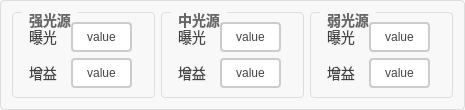
      <widget class="QGroupBox" name="groupBox_7">
       <property name="styleSheet">
        <string notr="true">QGroupBox {
    border: 1px solid #DDD;
    border-radius: 4px;
    font: bold 14px;
    color: #666;
    background-color: #F8F8F8;
}

QGroupBox::title {
    subcontrol-origin: margin;
    subcontrol-position: top left;
    left: 10px;
    padding: 0 5px;
}</string>
       </property>
       <property name="title">
        <string/>
       </property>
       <layout class="QHBoxLayout" name="horizontalLayout_8">
        <item>
         <widget class="QGroupBox" name="groupBox_4">
          <property name="styleSheet">
           <string notr="true">QGroupBox {
    border: 1px solid #DDD;
    border-radius: 4px;
    font: bold 14px;
    color: #666;
    background-color: #F8F8F8;
}

QGroupBox::title {
    subcontrol-origin: margin;
    subcontrol-position: top left;
    left: 10px;
    padding: 0 5px;
}</string>
          </property>
          <property name="title">
           <string>强光源</string>
          </property>
          <layout class="QVBoxLayout" name="verticalLayout">
           <item>
            <layout class="QHBoxLayout" name="horizontalLayout_2">
             <item>
              <widget class="QLabel" name="label">
               <property name="styleSheet">
                <string notr="true">/* 基础标签样式 */
QLabel {
    color: #444444;          /* 主文字色 */
    font-size: 14px;         /* 标准字号 */
    background: transparent; /* 透明背景 */
    padding: 2px 4px;        /* 基础内边距 */
}

/* 标题样式 */
QLabel.title {
    font-size: 16px;
    font-weight: 600;
    color: #333333;
    border-bottom: 1px solid #DDDDDD; /* 下划线装饰 */
    padding-bottom: 4px;
}

/* 副标题/次要文本 */
QLabel.subtitle {
    color: #666666;
    font-size: 13px;
    font-style: italic;
}

/* 强调文本 */
QLabel.emphasis {
    color: #333333;
    font-weight: 500;
    background-color: #F5F5F5;
    border-radius: 3px;
    padding: 4px 8px;
}

/* 状态标签（成功/警告/错误） */
QLabel[state=&quot;success&quot;] {
    color: #228B22;          /* 森林绿 */
    border-left: 3px solid #228B22;
    padding-left: 8px;
}

QLabel[state=&quot;warning&quot;] {
    color: #FF8C00;          /* 暗橙 */
    border-left: 3px solid #FF8C00;
    padding-left: 8px;
}

QLabel[state=&quot;error&quot;] {
    color: #B22222;          /* 砖红 */
    border-left: 3px solid #B22222;
    padding-left: 8px;
}

/* 数据展示标签 */
QLabel.data {
    color: #2F4F4F;          /* 深石板灰 */
    font-family: monospace;
    border: 1px solid #E0E0E0;
    background-color: #FFFFFF;
    padding: 6px 12px;
    border-radius: 4px;
}

/* 禁用状态 */
QLabel:disabled {
    color: #AAAAAA;
    background-color: transparent;
}

/* 链接样式（伪链接效果） */
QLabel.link {
    color: #4682B4;          /* 钢蓝 */
    text-decoration: underline;
    border-bottom: 1px dotted #4682B4;
}

/* 图标标签 */
QLabel.icon {
    qproperty-alignment: AlignCenter;
    border: 1px solid #E0E0E0;
    border-radius: 4px;
    background-color: #FFFFFF;
    padding: 12px;
}</string>
               </property>
               <property name="text">
                <string>曝光</string>
               </property>
              </widget>
             </item>
             <item>
              <widget class="QPushButton" name="pbtn_qiangbaoguang">
               <property name="sizePolicy">
                <sizepolicy hsizetype="Minimum" vsizetype="Minimum">
                 <horstretch>0</horstretch>
                 <verstretch>0</verstretch>
                </sizepolicy>
               </property>
               <property name="styleSheet">
                <string notr="true">QPushButton {
    padding: 6px 14px;
    border: 2px solid #CCC;
    border-radius: 4px;
    background-color: white;
    color: #444;
}

QPushButton:hover {
    border-color: #999;
    background-color: #F5F5F5;
}

QPushButton:pressed {
    border-color: #777;
    background-color: #EEE;
}</string>
               </property>
               <property name="text">
                <string>value</string>
               </property>
              </widget>
             </item>
             <item>
              <widget class="QLabel" name="label_2">
               <property name="text">
                <string/>
               </property>
              </widget>
             </item>
            </layout>
           </item>
           <item>
            <layout class="QHBoxLayout" name="horizontalLayout_3">
             <item>
              <widget class="QLabel" name="label_3">
               <property name="styleSheet">
                <string notr="true">/* 基础标签样式 */
QLabel {
    color: #444444;          /* 主文字色 */
    font-size: 14px;         /* 标准字号 */
    background: transparent; /* 透明背景 */
    padding: 2px 4px;        /* 基础内边距 */
}

/* 标题样式 */
QLabel.title {
    font-size: 16px;
    font-weight: 600;
    color: #333333;
    border-bottom: 1px solid #DDDDDD; /* 下划线装饰 */
    padding-bottom: 4px;
}

/* 副标题/次要文本 */
QLabel.subtitle {
    color: #666666;
    font-size: 13px;
    font-style: italic;
}

/* 强调文本 */
QLabel.emphasis {
    color: #333333;
    font-weight: 500;
    background-color: #F5F5F5;
    border-radius: 3px;
    padding: 4px 8px;
}

/* 状态标签（成功/警告/错误） */
QLabel[state=&quot;success&quot;] {
    color: #228B22;          /* 森林绿 */
    border-left: 3px solid #228B22;
    padding-left: 8px;
}

QLabel[state=&quot;warning&quot;] {
    color: #FF8C00;          /* 暗橙 */
    border-left: 3px solid #FF8C00;
    padding-left: 8px;
}

QLabel[state=&quot;error&quot;] {
    color: #B22222;          /* 砖红 */
    border-left: 3px solid #B22222;
    padding-left: 8px;
}

/* 数据展示标签 */
QLabel.data {
    color: #2F4F4F;          /* 深石板灰 */
    font-family: monospace;
    border: 1px solid #E0E0E0;
    background-color: #FFFFFF;
    padding: 6px 12px;
    border-radius: 4px;
}

/* 禁用状态 */
QLabel:disabled {
    color: #AAAAAA;
    background-color: transparent;
}

/* 链接样式（伪链接效果） */
QLabel.link {
    color: #4682B4;          /* 钢蓝 */
    text-decoration: underline;
    border-bottom: 1px dotted #4682B4;
}

/* 图标标签 */
QLabel.icon {
    qproperty-alignment: AlignCenter;
    border: 1px solid #E0E0E0;
    border-radius: 4px;
    background-color: #FFFFFF;
    padding: 12px;
}</string>
               </property>
               <property name="text">
                <string>增益</string>
               </property>
              </widget>
             </item>
             <item>
              <widget class="QPushButton" name="pbtn_qiangzengyi">
               <property name="sizePolicy">
                <sizepolicy hsizetype="Minimum" vsizetype="Minimum">
                 <horstretch>0</horstretch>
                 <verstretch>0</verstretch>
                </sizepolicy>
               </property>
               <property name="styleSheet">
                <string notr="true">QPushButton {
    padding: 6px 14px;
    border: 2px solid #CCC;
    border-radius: 4px;
    background-color: white;
    color: #444;
}

QPushButton:hover {
    border-color: #999;
    background-color: #F5F5F5;
}

QPushButton:pressed {
    border-color: #777;
    background-color: #EEE;
}</string>
               </property>
               <property name="text">
                <string>value</string>
               </property>
              </widget>
             </item>
             <item>
              <widget class="QLabel" name="label_4">
               <property name="text">
                <string/>
               </property>
              </widget>
             </item>
            </layout>
           </item>
          </layout>
         </widget>
        </item>
        <item>
         <widget class="QGroupBox" name="groupBox_5">
          <property name="styleSheet">
           <string notr="true">QGroupBox {
    border: 1px solid #DDD;
    border-radius: 4px;
    font: bold 14px;
    color: #666;
    background-color: #F8F8F8;
}

QGroupBox::title {
    subcontrol-origin: margin;
    subcontrol-position: top left;
    left: 10px;
    padding: 0 5px;
}</string>
          </property>
          <property name="title">
           <string>中光源</string>
          </property>
          <layout class="QVBoxLayout" name="verticalLayout_2">
           <item>
            <layout class="QHBoxLayout" name="horizontalLayout_4">
             <item>
              <widget class="QLabel" name="label_5">
               <property name="styleSheet">
                <string notr="true">/* 基础标签样式 */
QLabel {
    color: #444444;          /* 主文字色 */
    font-size: 14px;         /* 标准字号 */
    background: transparent; /* 透明背景 */
    padding: 2px 4px;        /* 基础内边距 */
}

/* 标题样式 */
QLabel.title {
    font-size: 16px;
    font-weight: 600;
    color: #333333;
    border-bottom: 1px solid #DDDDDD; /* 下划线装饰 */
    padding-bottom: 4px;
}

/* 副标题/次要文本 */
QLabel.subtitle {
    color: #666666;
    font-size: 13px;
    font-style: italic;
}

/* 强调文本 */
QLabel.emphasis {
    color: #333333;
    font-weight: 500;
    background-color: #F5F5F5;
    border-radius: 3px;
    padding: 4px 8px;
}

/* 状态标签（成功/警告/错误） */
QLabel[state=&quot;success&quot;] {
    color: #228B22;          /* 森林绿 */
    border-left: 3px solid #228B22;
    padding-left: 8px;
}

QLabel[state=&quot;warning&quot;] {
    color: #FF8C00;          /* 暗橙 */
    border-left: 3px solid #FF8C00;
    padding-left: 8px;
}

QLabel[state=&quot;error&quot;] {
    color: #B22222;          /* 砖红 */
    border-left: 3px solid #B22222;
    padding-left: 8px;
}

/* 数据展示标签 */
QLabel.data {
    color: #2F4F4F;          /* 深石板灰 */
    font-family: monospace;
    border: 1px solid #E0E0E0;
    background-color: #FFFFFF;
    padding: 6px 12px;
    border-radius: 4px;
}

/* 禁用状态 */
QLabel:disabled {
    color: #AAAAAA;
    background-color: transparent;
}

/* 链接样式（伪链接效果） */
QLabel.link {
    color: #4682B4;          /* 钢蓝 */
    text-decoration: underline;
    border-bottom: 1px dotted #4682B4;
}

/* 图标标签 */
QLabel.icon {
    qproperty-alignment: AlignCenter;
    border: 1px solid #E0E0E0;
    border-radius: 4px;
    background-color: #FFFFFF;
    padding: 12px;
}</string>
               </property>
               <property name="text">
                <string>曝光</string>
               </property>
              </widget>
             </item>
             <item>
              <widget class="QPushButton" name="pbtn_zhongbaoguang">
               <property name="sizePolicy">
                <sizepolicy hsizetype="Minimum" vsizetype="Minimum">
                 <horstretch>0</horstretch>
                 <verstretch>0</verstretch>
                </sizepolicy>
               </property>
               <property name="styleSheet">
                <string notr="true">QPushButton {
    padding: 6px 14px;
    border: 2px solid #CCC;
    border-radius: 4px;
    background-color: white;
    color: #444;
}

QPushButton:hover {
    border-color: #999;
    background-color: #F5F5F5;
}

QPushButton:pressed {
    border-color: #777;
    background-color: #EEE;
}</string>
               </property>
               <property name="text">
                <string>value</string>
               </property>
              </widget>
             </item>
             <item>
              <widget class="QLabel" name="label_6">
               <property name="text">
                <string/>
               </property>
              </widget>
             </item>
            </layout>
           </item>
           <item>
            <layout class="QHBoxLayout" name="horizontalLayout_5">
             <item>
              <widget class="QLabel" name="label_7">
               <property name="styleSheet">
                <string notr="true">/* 基础标签样式 */
QLabel {
    color: #444444;          /* 主文字色 */
    font-size: 14px;         /* 标准字号 */
    background: transparent; /* 透明背景 */
    padding: 2px 4px;        /* 基础内边距 */
}

/* 标题样式 */
QLabel.title {
    font-size: 16px;
    font-weight: 600;
    color: #333333;
    border-bottom: 1px solid #DDDDDD; /* 下划线装饰 */
    padding-bottom: 4px;
}

/* 副标题/次要文本 */
QLabel.subtitle {
    color: #666666;
    font-size: 13px;
    font-style: italic;
}

/* 强调文本 */
QLabel.emphasis {
    color: #333333;
    font-weight: 500;
    background-color: #F5F5F5;
    border-radius: 3px;
    padding: 4px 8px;
}

/* 状态标签（成功/警告/错误） */
QLabel[state=&quot;success&quot;] {
    color: #228B22;          /* 森林绿 */
    border-left: 3px solid #228B22;
    padding-left: 8px;
}

QLabel[state=&quot;warning&quot;] {
    color: #FF8C00;          /* 暗橙 */
    border-left: 3px solid #FF8C00;
    padding-left: 8px;
}

QLabel[state=&quot;error&quot;] {
    color: #B22222;          /* 砖红 */
    border-left: 3px solid #B22222;
    padding-left: 8px;
}

/* 数据展示标签 */
QLabel.data {
    color: #2F4F4F;          /* 深石板灰 */
    font-family: monospace;
    border: 1px solid #E0E0E0;
    background-color: #FFFFFF;
    padding: 6px 12px;
    border-radius: 4px;
}

/* 禁用状态 */
QLabel:disabled {
    color: #AAAAAA;
    background-color: transparent;
}

/* 链接样式（伪链接效果） */
QLabel.link {
    color: #4682B4;          /* 钢蓝 */
    text-decoration: underline;
    border-bottom: 1px dotted #4682B4;
}

/* 图标标签 */
QLabel.icon {
    qproperty-alignment: AlignCenter;
    border: 1px solid #E0E0E0;
    border-radius: 4px;
    background-color: #FFFFFF;
    padding: 12px;
}</string>
               </property>
               <property name="text">
                <string>增益</string>
               </property>
              </widget>
             </item>
             <item>
              <widget class="QPushButton" name="pbtn_zhongzengyi">
               <property name="sizePolicy">
                <sizepolicy hsizetype="Minimum" vsizetype="Minimum">
                 <horstretch>0</horstretch>
                 <verstretch>0</verstretch>
                </sizepolicy>
               </property>
               <property name="styleSheet">
                <string notr="true">QPushButton {
    padding: 6px 14px;
    border: 2px solid #CCC;
    border-radius: 4px;
    background-color: white;
    color: #444;
}

QPushButton:hover {
    border-color: #999;
    background-color: #F5F5F5;
}

QPushButton:pressed {
    border-color: #777;
    background-color: #EEE;
}</string>
               </property>
               <property name="text">
                <string>value</string>
               </property>
              </widget>
             </item>
             <item>
              <widget class="QLabel" name="label_8">
               <property name="text">
                <string/>
               </property>
              </widget>
             </item>
            </layout>
           </item>
          </layout>
         </widget>
        </item>
        <item>
         <widget class="QGroupBox" name="groupBox_6">
          <property name="styleSheet">
           <string notr="true">QGroupBox {
    border: 1px solid #DDD;
    border-radius: 4px;
    font: bold 14px;
    color: #666;
    background-color: #F8F8F8;
}

QGroupBox::title {
    subcontrol-origin: margin;
    subcontrol-position: top left;
    left: 10px;
    padding: 0 5px;
}</string>
          </property>
          <property name="title">
           <string>弱光源</string>
          </property>
          <layout class="QVBoxLayout" name="verticalLayout_3">
           <item>
            <layout class="QHBoxLayout" name="horizontalLayout_6">
             <item>
              <widget class="QLabel" name="label_9">
               <property name="styleSheet">
                <string notr="true">/* 基础标签样式 */
QLabel {
    color: #444444;          /* 主文字色 */
    font-size: 14px;         /* 标准字号 */
    background: transparent; /* 透明背景 */
    padding: 2px 4px;        /* 基础内边距 */
}

/* 标题样式 */
QLabel.title {
    font-size: 16px;
    font-weight: 600;
    color: #333333;
    border-bottom: 1px solid #DDDDDD; /* 下划线装饰 */
    padding-bottom: 4px;
}

/* 副标题/次要文本 */
QLabel.subtitle {
    color: #666666;
    font-size: 13px;
    font-style: italic;
}

/* 强调文本 */
QLabel.emphasis {
    color: #333333;
    font-weight: 500;
    background-color: #F5F5F5;
    border-radius: 3px;
    padding: 4px 8px;
}

/* 状态标签（成功/警告/错误） */
QLabel[state=&quot;success&quot;] {
    color: #228B22;          /* 森林绿 */
    border-left: 3px solid #228B22;
    padding-left: 8px;
}

QLabel[state=&quot;warning&quot;] {
    color: #FF8C00;          /* 暗橙 */
    border-left: 3px solid #FF8C00;
    padding-left: 8px;
}

QLabel[state=&quot;error&quot;] {
    color: #B22222;          /* 砖红 */
    border-left: 3px solid #B22222;
    padding-left: 8px;
}

/* 数据展示标签 */
QLabel.data {
    color: #2F4F4F;          /* 深石板灰 */
    font-family: monospace;
    border: 1px solid #E0E0E0;
    background-color: #FFFFFF;
    padding: 6px 12px;
    border-radius: 4px;
}

/* 禁用状态 */
QLabel:disabled {
    color: #AAAAAA;
    background-color: transparent;
}

/* 链接样式（伪链接效果） */
QLabel.link {
    color: #4682B4;          /* 钢蓝 */
    text-decoration: underline;
    border-bottom: 1px dotted #4682B4;
}

/* 图标标签 */
QLabel.icon {
    qproperty-alignment: AlignCenter;
    border: 1px solid #E0E0E0;
    border-radius: 4px;
    background-color: #FFFFFF;
    padding: 12px;
}</string>
               </property>
               <property name="text">
                <string>曝光</string>
               </property>
              </widget>
             </item>
             <item>
              <widget class="QPushButton" name="pbtn_ruobaoguang">
               <property name="sizePolicy">
                <sizepolicy hsizetype="Minimum" vsizetype="Minimum">
                 <horstretch>0</horstretch>
                 <verstretch>0</verstretch>
                </sizepolicy>
               </property>
               <property name="styleSheet">
                <string notr="true">QPushButton {
    padding: 6px 14px;
    border: 2px solid #CCC;
    border-radius: 4px;
    background-color: white;
    color: #444;
}

QPushButton:hover {
    border-color: #999;
    background-color: #F5F5F5;
}

QPushButton:pressed {
    border-color: #777;
    background-color: #EEE;
}</string>
               </property>
               <property name="text">
                <string>value</string>
               </property>
              </widget>
             </item>
             <item>
              <widget class="QLabel" name="label_10">
               <property name="text">
                <string/>
               </property>
              </widget>
             </item>
            </layout>
           </item>
           <item>
            <layout class="QHBoxLayout" name="horizontalLayout_7">
             <item>
              <widget class="QLabel" name="label_11">
               <property name="styleSheet">
                <string notr="true">/* 基础标签样式 */
QLabel {
    color: #444444;          /* 主文字色 */
    font-size: 14px;         /* 标准字号 */
    background: transparent; /* 透明背景 */
    padding: 2px 4px;        /* 基础内边距 */
}

/* 标题样式 */
QLabel.title {
    font-size: 16px;
    font-weight: 600;
    color: #333333;
    border-bottom: 1px solid #DDDDDD; /* 下划线装饰 */
    padding-bottom: 4px;
}

/* 副标题/次要文本 */
QLabel.subtitle {
    color: #666666;
    font-size: 13px;
    font-style: italic;
}

/* 强调文本 */
QLabel.emphasis {
    color: #333333;
    font-weight: 500;
    background-color: #F5F5F5;
    border-radius: 3px;
    padding: 4px 8px;
}

/* 状态标签（成功/警告/错误） */
QLabel[state=&quot;success&quot;] {
    color: #228B22;          /* 森林绿 */
    border-left: 3px solid #228B22;
    padding-left: 8px;
}

QLabel[state=&quot;warning&quot;] {
    color: #FF8C00;          /* 暗橙 */
    border-left: 3px solid #FF8C00;
    padding-left: 8px;
}

QLabel[state=&quot;error&quot;] {
    color: #B22222;          /* 砖红 */
    border-left: 3px solid #B22222;
    padding-left: 8px;
}

/* 数据展示标签 */
QLabel.data {
    color: #2F4F4F;          /* 深石板灰 */
    font-family: monospace;
    border: 1px solid #E0E0E0;
    background-color: #FFFFFF;
    padding: 6px 12px;
    border-radius: 4px;
}

/* 禁用状态 */
QLabel:disabled {
    color: #AAAAAA;
    background-color: transparent;
}

/* 链接样式（伪链接效果） */
QLabel.link {
    color: #4682B4;          /* 钢蓝 */
    text-decoration: underline;
    border-bottom: 1px dotted #4682B4;
}

/* 图标标签 */
QLabel.icon {
    qproperty-alignment: AlignCenter;
    border: 1px solid #E0E0E0;
    border-radius: 4px;
    background-color: #FFFFFF;
    padding: 12px;
}</string>
               </property>
               <property name="text">
                <string>增益</string>
               </property>
              </widget>
             </item>
             <item>
              <widget class="QPushButton" name="pbtn_ruozengyi">
               <property name="sizePolicy">
                <sizepolicy hsizetype="Minimum" vsizetype="Minimum">
                 <horstretch>0</horstretch>
                 <verstretch>0</verstretch>
                </sizepolicy>
               </property>
               <property name="styleSheet">
                <string notr="true">QPushButton {
    padding: 6px 14px;
    border: 2px solid #CCC;
    border-radius: 4px;
    background-color: white;
    color: #444;
}

QPushButton:hover {
    border-color: #999;
    background-color: #F5F5F5;
}

QPushButton:pressed {
    border-color: #777;
    background-color: #EEE;
}</string>
               </property>
               <property name="text">
                <string>value</string>
               </property>
              </widget>
             </item>
             <item>
              <widget class="QLabel" name="label_12">
               <property name="text">
                <string/>
               </property>
              </widget>
             </item>
            </layout>
           </item>
          </layout>
         </widget>
        </item>
       </layout>
      </widget>
